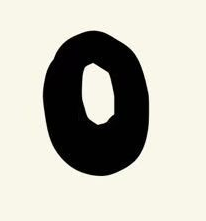
%> input picture test_num0.png, 206 x 221 px, given in place of 0.png, which was not available
$ octave dazuoye.m   (GNU Octave 9; MATLAB toolbox functions it lacks are replaced by stand-ins)
%> lines starting %> are read from the running program, lines starting %| are printed output that depends on the picture; in (x1, y1, x2, y2) boxes, pixels count from 0 and x2, y2 are one past the last pixel; in counts of white or black regions, pixels touching at a corner belong together; the program's own positions count from 1; pictures that were not available may be replaced by others from this repository, and a replacement may not be noted
%% 单数字OCR
clear; clc; close all;

targetSize = [28,28];
templateNum = 10;

%% 加载模板，统一预处理标准
templateSet = cell(1,templateNum);
for num = 0:9
    path = sprintf('./template/%d.png',num);
    tpl = imread(path);
%> tpl is the input picture: size 221x206x3 uint8; mean R, G, B 190.8, 189.2, 179.4
    if(size(tpl,3)==3)
        tpl = rgb2gray(tpl);
%> tpl: size 221x206 uint8
    end
    tpl = imresize(tpl,[24,24]);
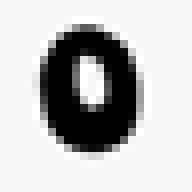
%> tpl: size 24x24 uint8 (shown 8 times larger); min 0, max 255, mean 189
    tplBin = imbinarize(tpl);
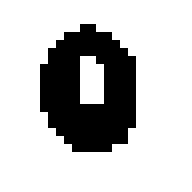
%> tplBin: size 24x24 logical (shown 8 times larger); 76.4% white; 1 black region, box (x1, y1, x2, y2) and area: (5, 3, 17, 19) 136
    tplBin = ~tplBin; % 和测试图黑白统一
%> tplBin: size 24x24 logical; 23.6% white; 1 white region, box (x1, y1, x2, y2) and area: (5, 3, 17, 19) 136
    % 模板居中放到28画布
    fullTpl = zeros(28,28);
    off = 2;
    fullTpl(off+1:off+24,off+1:off+24) = tplBin;
    templateSet{num+1} = fullTpl;
end
%> pass 2 of the loop `for num = 0:9`:
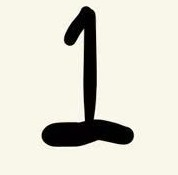
%> input picture test_num1.png, 178 x 175 px, given in place of 1.png, which was not available
%> tpl is the input picture: size 175x178x3 uint8; mean R, G, B 219.9, 218, 206.7
%> `tpl = imresize(tpl,[24,24]);`:
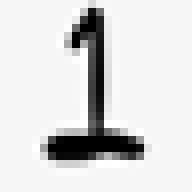
%> tpl: size 24x24 uint8 (shown 8 times larger); min 0, max 255, mean 217.3
%> `tplBin = imbinarize(tpl);`:
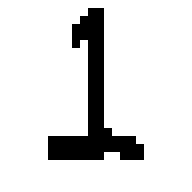
%> tplBin: size 24x24 logical (shown 8 times larger); 87.5% white; black in thin lines or dots, all inside (x1, y1, x2, y2) = (6, 1, 18, 20)
%> (the run ends here)
